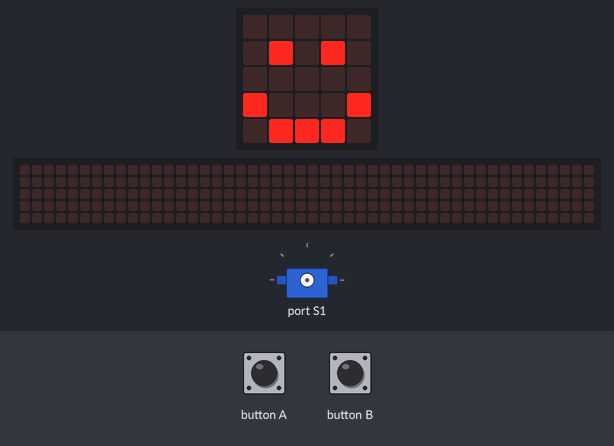
Recording of a program running on a simulated BBC micro:bit (MakeCode). Parts: the board's 5×5 LED display, servo, a strip that is not on the board, showing the scrolling text unrolled. The inputs (shaded band) are chosen by the test bench. The 48×5 strip is a reading aid, not a part: it shows the text the display is scrolling, unrolled, one strip-width of it at a time.

Above: at 1.8 s.
1.9 s: button B pressed for 0.15 s
At 2.2 s:
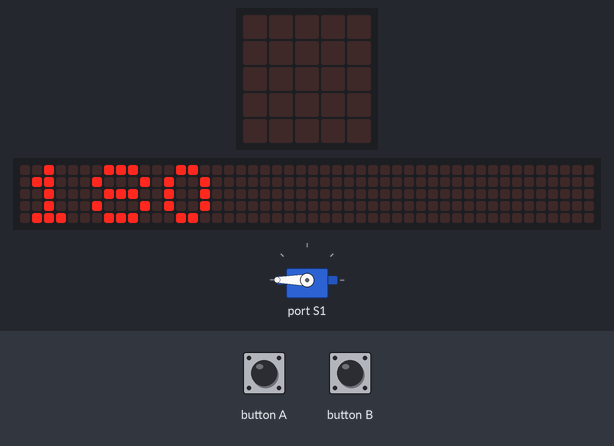
2.6 s: button A pressed for 0.15 s
At 3.17 s:
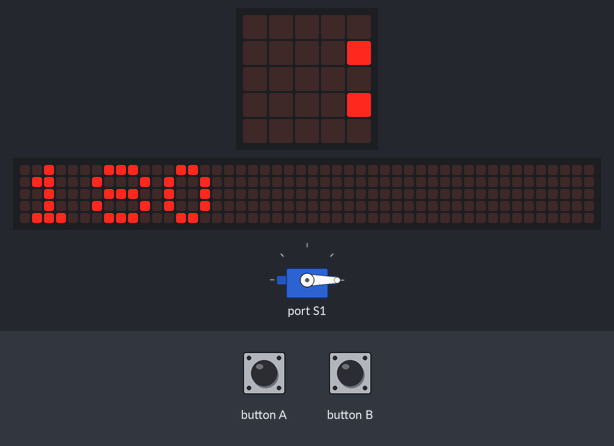
3.3 s: button B pressed for 0.15 s
At 12.2 s:
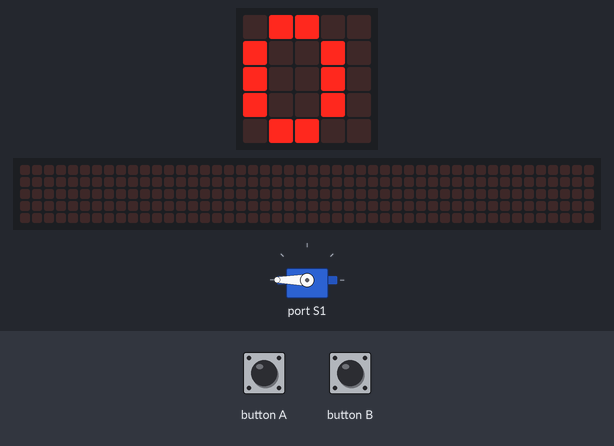
Timing chart, 0 to 12.4 s (numbered marks = the images above; inputs shaded):
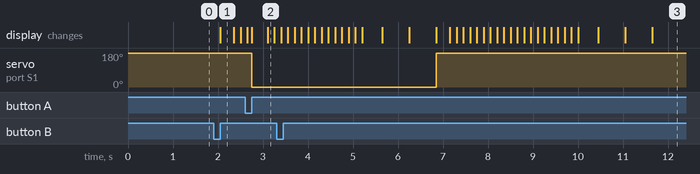

Measured:
- after the input at 1.9 s, the display: changes after 0.15 s (image 1)
- after the input at 2.6 s, servo on port S1: 180° → 0° after 0.15 s; the display: first differs from a run without the input after 0.15 s (image 2 shows a later state)
- after the input at 3.3 s, servo on port S1: 0° → 180° after 3.6 s

The program:

main.ts
```typescript
// (licence header left out)
// variables
const servoNumber1 = robotbit.Servos.S1

// setup
basic.clearScreen()
basic.showIcon(IconNames.Happy)

input.onButtonPressed(Button.A, function () {
    // turn 0 degrees
    robotbit.Servo(servoNumber1, 0)
    basic.clearScreen()
    basic.showString('0')
    basic.showIcon(IconNames.SmallSquare)
    basic.clearScreen()
    basic.showIcon(IconNames.Happy)
})

input.onButtonPressed(Button.B, function () {
    // turn 180 degrees
    robotbit.Servo(servoNumber1, 180)
    basic.clearScreen()
    basic.showString('180')
    basic.showIcon(IconNames.SmallSquare)
    basic.clearScreen()
    basic.showIcon(IconNames.Happy)
})
```
